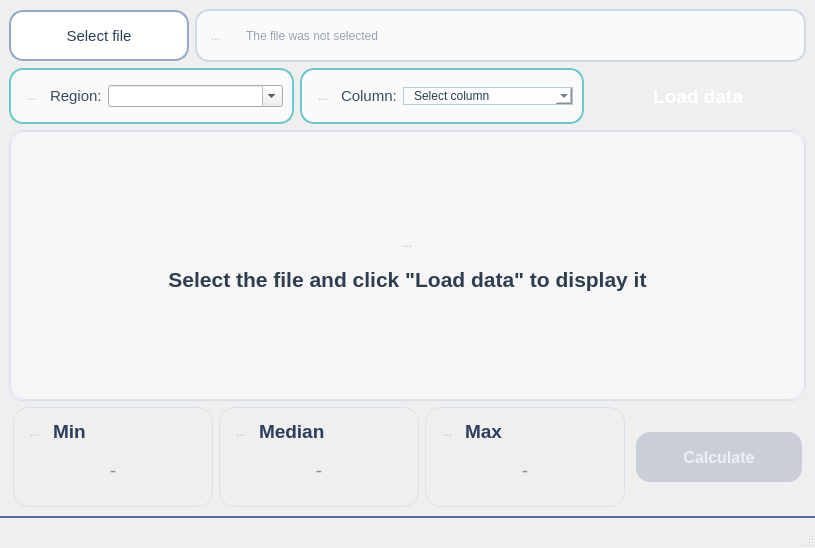
<?xml version="1.0" encoding="UTF-8"?>
<ui version="4.0">
 <class>MainWindow</class>
 <widget class="QMainWindow" name="MainWindow">
  <property name="geometry">
   <rect>
    <x>0</x>
    <y>0</y>
    <width>815</width>
    <height>548</height>
   </rect>
  </property>
  <property name="sizePolicy">
   <sizepolicy hsizetype="Preferred" vsizetype="Preferred">
    <horstretch>0</horstretch>
    <verstretch>0</verstretch>
   </sizepolicy>
  </property>
  <property name="minimumSize">
   <size>
    <width>815</width>
    <height>500</height>
   </size>
  </property>
  <property name="font">
   <font>
    <family>Segoe UI</family>
    <pointsize>9</pointsize>
   </font>
  </property>
  <property name="windowTitle">
   <string>MainWindow</string>
  </property>
  <property name="styleSheet">
   <string notr="true">QMainWindow, QWidget#centralwidget {
    background: qlineargradient(x1:0, y1:0, x2:1, y2:1,
                                stop:0 #f3f6fb, stop:0.55 #eef3fb, stop:1 #f4f0f6);
    color: #253246;
}

QMenuBar {
    background: transparent;
    border: none;
}

QPushButton#chooseFileButton {
    background: #ffffff;
    color: #2c3f59;
    border: 2px solid #93a8c6;
    border-radius: 14px;
    padding: 8px 16px;
}
QPushButton#chooseFileButton:hover { background: #f5f9ff; }
QPushButton#chooseFileButton:pressed { background: #eaf2ff; }

QWidget#fileWidget {
    background: rgba(255,255,255,0.7);
    border: 2px solid #cfd8e6;
    border-radius: 14px;
}

QLineEdit#filePathLineEdit {
    background: transparent;
    border: none;
    color: #33465f;
    padding: 0 10px;
    selection-background-color: #2f62c7;
    selection-color: #ffffff;
}
QLineEdit#filePathLineEdit:read-only {
    color: #3b4e66;
}

QFrame#regionFrame, QFrame#columnFrame {
    background: rgba(255,255,255,0.7);
    border: 2px solid #6ac8cc;
    border-radius: 14px;
}

QLabel#regionText, QLabel#columnLabel {
    color: #3a4b61;
}

QComboBox#regionComboBox,
QComboBox#columnComboBox {
    background: rgba(255,255,255,0.65);
    border: 1px solid #b8c8db;
    padding: 0 10px;
    color: #2a3d54;

}
QComboBox#regionComboBox:focus,
QComboBox#columnComboBox:focus {
    border: 2px solid #5cc7cb;
    background: #ffffff;
}


QPushButton#loadDataButton,
QPushButton#calculateMetricsButton {
    color: #ffffff;
    border: none;
    border-radius: 14px;
    padding: 8px 16px;
}
QPushButton#loadDataButton {
    background: qlineargradient(x1:0, y1:0, x2:1, y2:0,
                                stop:0 #17c2c2, stop:1 #0fa8ba);
}
QPushButton#loadDataButton:hover { background: #10b5bf; }
QPushButton#loadDataButton:pressed { background: #0d99a8; }
QPushButton#loadDataButton:disabled {
    background: #cfd4dd;
    color: #f6f7f9;
}

QPushButton#calculateMetricsButton {
    background: qlineargradient(x1:0, y1:0, x2:1, y2:0,
                                stop:0 #2f67d2, stop:1 #1d4fc0);
}
QPushButton#calculateMetricsButton:hover { background: #275cc8; }
QPushButton#calculateMetricsButton:pressed { background: #214fb0; }
QPushButton#calculateMetricsButton:disabled {
    background: #c9ced9;
    color: #eef0f4;
}

QStackedWidget#contentStackedWidget {
    background: rgba(255,255,255,0.45);
    border: 1px solid #d8dfeb;
    border-radius: 14px;
}

QWidget#emptyPage {
    background: qlineargradient(x1:0, y1:0, x2:1, y2:1,
                                stop:0 #f4f8ff, stop:1 #f6f4fa);
    border: 1px solid #dbe3ef;
    border-radius: 16px;
}
QLabel#emptyPageText {
    color: #2f3d50;
    padding: 8px 24px;
}

QTableWidget#tableWidget {
    background: #f7f9fd;
    border: 1px solid #cfd8e6;
    border-radius: 10px;
    gridline-color: #d6dde8;
    alternate-background-color: #eef2f8;
    color: #273a54;
    selection-background-color: #dce9ff;
    selection-color: #273a54;
}

QHeaderView::section {
    background: #244ca6;
    color: #ffffff;
    border: none;
    border-right: 1px solid #6283cb;
    padding: 8px 6px;
}
QTableCornerButton::section {
    background: #244ca6;
    border: none;
}

QScrollBar:vertical, QScrollBar:horizontal {
    background: transparent;
    border: none;
    margin: 2px;
}
QScrollBar::handle:vertical, QScrollBar::handle:horizontal {
    background: #b8c6dd;
    border-radius: 6px;
    min-height: 24px;
    min-width: 24px;
}
QScrollBar::handle:vertical:hover, QScrollBar::handle:horizontal:hover {
    background: #9fb1cf;
}
QScrollBar::add-line, QScrollBar::sub-line,
QScrollBar::add-page, QScrollBar::sub-page {
    background: none;
    border: none;
}

QFrame#minFrame, QFrame#maxFrame, QFrame#medianFrame {
    background: qlineargradient(x1:0, y1:0, x2:1, y2:1,
                                stop:0 #f2f6fb, stop:1 #f7f4fb);
    border: 1px solid #d8e1ee;
    border-radius: 16px;
}

QLabel#minLabelText, QLabel#maxLabelText, QLabel#medianLabelText {
    color: #2b3f5d;
}

QLineEdit#minValueLineEdit,
QLineEdit#maxValueLineEdit,
QLineEdit#medianValueLineEdit {
    background: transparent;
    border: none;
    color: #172739;
    padding-bottom: 4px;
}
QLineEdit#minValueLineEdit:read-only,
QLineEdit#maxValueLineEdit:read-only,
QLineEdit#medianValueLineEdit:read-only {
    color: #1b2c42;
}

QStatusBar {
    background: qlineargradient(x1:0, y1:0, x2:1, y2:0,
                                stop:0 #1f2f46, stop:1 #223a5d);
    color: #ffffff;
    border-top: 2px solid #4d6ea6;
    min-height: 30px;
}
QStatusBar::item { border: none; }
QStatusBar QLabel {
    color: #ffffff;
    padding-left: 8px;
}
</string>
  </property>
  <property name="toolButtonStyle">
   <enum>Qt::ToolButtonStyle::ToolButtonFollowStyle</enum>
  </property>
  <widget class="QWidget" name="centralwidget">
   <property name="sizePolicy">
    <sizepolicy hsizetype="Preferred" vsizetype="Preferred">
     <horstretch>0</horstretch>
     <verstretch>0</verstretch>
    </sizepolicy>
   </property>
   <property name="minimumSize">
    <size>
     <width>0</width>
     <height>0</height>
    </size>
   </property>
   <layout class="QVBoxLayout" name="verticalLayout_6">
    <item>
     <layout class="QHBoxLayout" name="fileRowLayout">
      <item>
       <widget class="QPushButton" name="chooseFileButton">
        <property name="sizePolicy">
         <sizepolicy hsizetype="Fixed" vsizetype="Fixed">
          <horstretch>0</horstretch>
          <verstretch>0</verstretch>
         </sizepolicy>
        </property>
        <property name="minimumSize">
         <size>
          <width>180</width>
          <height>51</height>
         </size>
        </property>
        <property name="font">
         <font>
          <pointsize>11</pointsize>
          <fontweight>DemiBold</fontweight>
         </font>
        </property>
        <property name="text">
         <string>Select file</string>
        </property>
        <property name="icon">
         <iconset>
          <normalon>:/icons/icons/selectFile.svg</normalon>
         </iconset>
        </property>
        <property name="iconSize">
         <size>
          <width>23</width>
          <height>23</height>
         </size>
        </property>
       </widget>
      </item>
      <item>
       <widget class="QWidget" name="fileWidget" native="true">
        <layout class="QHBoxLayout" name="horizontalLayout">
         <item>
          <widget class="QToolButton" name="icon_2">
           <property name="enabled">
            <bool>false</bool>
           </property>
           <property name="text">
            <string>...</string>
           </property>
           <property name="icon">
            <iconset>
             <normalon>:/icons/icons/CSV.svg</normalon>
            </iconset>
           </property>
           <property name="iconSize">
            <size>
             <width>30</width>
             <height>30</height>
            </size>
           </property>
           <property name="autoRaise">
            <bool>true</bool>
           </property>
          </widget>
         </item>
         <item>
          <widget class="QLineEdit" name="filePathLineEdit">
           <property name="minimumSize">
            <size>
             <width>0</width>
             <height>35</height>
            </size>
           </property>
           <property name="font">
            <font>
             <pointsize>9</pointsize>
            </font>
           </property>
           <property name="alignment">
            <set>Qt::AlignmentFlag::AlignLeading|Qt::AlignmentFlag::AlignLeft|Qt::AlignmentFlag::AlignVCenter</set>
           </property>
           <property name="readOnly">
            <bool>true</bool>
           </property>
           <property name="placeholderText">
            <string>The file was not selected</string>
           </property>
          </widget>
         </item>
        </layout>
       </widget>
      </item>
     </layout>
    </item>
    <item>
     <layout class="QHBoxLayout" name="controlRowLayout">
      <item>
       <widget class="QFrame" name="regionFrame">
        <property name="sizePolicy">
         <sizepolicy hsizetype="Preferred" vsizetype="Preferred">
          <horstretch>0</horstretch>
          <verstretch>0</verstretch>
         </sizepolicy>
        </property>
        <property name="frameShape">
         <enum>QFrame::Shape::StyledPanel</enum>
        </property>
        <property name="frameShadow">
         <enum>QFrame::Shadow::Raised</enum>
        </property>
        <layout class="QHBoxLayout" name="horizontalLayout_2">
         <item>
          <widget class="QToolButton" name="icon">
           <property name="enabled">
            <bool>false</bool>
           </property>
           <property name="text">
            <string>...</string>
           </property>
           <property name="icon">
            <iconset>
             <normalon>:/icons/icons/region.svg</normalon>
            </iconset>
           </property>
           <property name="iconSize">
            <size>
             <width>22</width>
             <height>22</height>
            </size>
           </property>
           <property name="autoRaise">
            <bool>true</bool>
           </property>
          </widget>
         </item>
         <item>
          <widget class="QLabel" name="regionText">
           <property name="sizePolicy">
            <sizepolicy hsizetype="Fixed" vsizetype="Preferred">
             <horstretch>0</horstretch>
             <verstretch>0</verstretch>
            </sizepolicy>
           </property>
           <property name="font">
            <font>
             <pointsize>11</pointsize>
             <fontweight>DemiBold</fontweight>
            </font>
           </property>
           <property name="text">
            <string>Region:</string>
           </property>
          </widget>
         </item>
         <item>
          <widget class="QComboBox" name="regionComboBox">
           <property name="font">
            <font>
             <pointsize>9</pointsize>
            </font>
           </property>
           <property name="editable">
            <bool>true</bool>
           </property>
           <property name="maxVisibleItems">
            <number>12</number>
           </property>
           <property name="insertPolicy">
            <enum>QComboBox::InsertPolicy::NoInsert</enum>
           </property>
           <property name="placeholderText">
            <string>e.g. Republic of Adygea</string>
           </property>
           <property name="duplicatesEnabled">
            <bool>false</bool>
           </property>
          </widget>
         </item>
        </layout>
       </widget>
      </item>
      <item>
       <widget class="QFrame" name="columnFrame">
        <property name="frameShape">
         <enum>QFrame::Shape::StyledPanel</enum>
        </property>
        <property name="frameShadow">
         <enum>QFrame::Shadow::Raised</enum>
        </property>
        <layout class="QHBoxLayout" name="horizontalLayout_3">
         <item>
          <widget class="QToolButton" name="icon_3">
           <property name="enabled">
            <bool>false</bool>
           </property>
           <property name="text">
            <string>...</string>
           </property>
           <property name="icon">
            <iconset resource="resources.qrc">
             <normaloff>:/icons/icons/table.svg</normaloff>
             <normalon>:/icons/icons/table.svg</normalon>:/icons/icons/table.svg</iconset>
           </property>
           <property name="iconSize">
            <size>
             <width>35</width>
             <height>35</height>
            </size>
           </property>
           <property name="autoRaise">
            <bool>true</bool>
           </property>
          </widget>
         </item>
         <item>
          <widget class="QLabel" name="columnLabel">
           <property name="sizePolicy">
            <sizepolicy hsizetype="Fixed" vsizetype="Preferred">
             <horstretch>0</horstretch>
             <verstretch>0</verstretch>
            </sizepolicy>
           </property>
           <property name="font">
            <font>
             <pointsize>11</pointsize>
             <fontweight>DemiBold</fontweight>
            </font>
           </property>
           <property name="text">
            <string>Column:</string>
           </property>
          </widget>
         </item>
         <item>
          <widget class="QComboBox" name="columnComboBox">
           <property name="font">
            <font>
             <pointsize>9</pointsize>
            </font>
           </property>
           <property name="editable">
            <bool>false</bool>
           </property>
           <property name="maxVisibleItems">
            <number>12</number>
           </property>
           <property name="insertPolicy">
            <enum>QComboBox::InsertPolicy::NoInsert</enum>
           </property>
           <property name="placeholderText">
            <string>Select column</string>
           </property>
           <property name="duplicatesEnabled">
            <bool>false</bool>
           </property>
          </widget>
         </item>
        </layout>
       </widget>
      </item>
      <item>
       <widget class="QPushButton" name="loadDataButton">
        <property name="sizePolicy">
         <sizepolicy hsizetype="Fixed" vsizetype="Fixed">
          <horstretch>0</horstretch>
          <verstretch>0</verstretch>
         </sizepolicy>
        </property>
        <property name="minimumSize">
         <size>
          <width>216</width>
          <height>56</height>
         </size>
        </property>
        <property name="font">
         <font>
          <pointsize>14</pointsize>
          <bold>true</bold>
         </font>
        </property>
        <property name="text">
         <string>Load data</string>
        </property>
        <property name="iconSize">
         <size>
          <width>25</width>
          <height>25</height>
         </size>
        </property>
        <property name="shortcut">
         <string/>
        </property>
       </widget>
      </item>
     </layout>
    </item>
    <item>
     <widget class="QStackedWidget" name="contentStackedWidget">
      <property name="sizePolicy">
       <sizepolicy hsizetype="Expanding" vsizetype="Expanding">
        <horstretch>0</horstretch>
        <verstretch>0</verstretch>
       </sizepolicy>
      </property>
      <property name="acceptDrops">
       <bool>true</bool>
      </property>
      <property name="currentIndex">
       <number>0</number>
      </property>
      <widget class="QWidget" name="emptyPage">
       <property name="acceptDrops">
        <bool>true</bool>
       </property>
       <layout class="QVBoxLayout" name="verticalLayout">
        <item>
         <spacer name="verticalSpacer">
          <property name="orientation">
           <enum>Qt::Orientation::Vertical</enum>
          </property>
          <property name="sizeHint" stdset="0">
           <size>
            <width>20</width>
            <height>40</height>
           </size>
          </property>
         </spacer>
        </item>
        <item alignment="Qt::AlignmentFlag::AlignHCenter">
         <widget class="QToolButton" name="icon_4">
          <property name="enabled">
           <bool>false</bool>
          </property>
          <property name="sizePolicy">
           <sizepolicy hsizetype="Preferred" vsizetype="Preferred">
            <horstretch>0</horstretch>
            <verstretch>0</verstretch>
           </sizepolicy>
          </property>
          <property name="font">
           <font>
            <pointsize>9</pointsize>
           </font>
          </property>
          <property name="acceptDrops">
           <bool>true</bool>
          </property>
          <property name="text">
           <string>...</string>
          </property>
          <property name="icon">
           <iconset resource="resources.qrc">
            <normaloff>:/icons/icons/downloadFile.svg</normaloff>
            <normalon>:/icons/icons/downloadFile.svg</normalon>:/icons/icons/downloadFile.svg</iconset>
          </property>
          <property name="iconSize">
           <size>
            <width>75</width>
            <height>75</height>
           </size>
          </property>
          <property name="autoRaise">
           <bool>true</bool>
          </property>
         </widget>
        </item>
        <item>
         <widget class="QLabel" name="emptyPageText">
          <property name="font">
           <font>
            <pointsize>16</pointsize>
            <bold>true</bold>
           </font>
          </property>
          <property name="acceptDrops">
           <bool>true</bool>
          </property>
          <property name="text">
           <string>Select the file and click &quot;Load data&quot; to display it</string>
          </property>
          <property name="alignment">
           <set>Qt::AlignmentFlag::AlignCenter</set>
          </property>
          <property name="wordWrap">
           <bool>true</bool>
          </property>
         </widget>
        </item>
        <item>
         <spacer name="verticalSpacer_2">
          <property name="orientation">
           <enum>Qt::Orientation::Vertical</enum>
          </property>
          <property name="sizeHint" stdset="0">
           <size>
            <width>20</width>
            <height>40</height>
           </size>
          </property>
         </spacer>
        </item>
       </layout>
      </widget>
      <widget class="QWidget" name="tablePage">
       <property name="acceptDrops">
        <bool>true</bool>
       </property>
       <layout class="QVBoxLayout" name="verticalLayout_2">
        <item>
         <widget class="QTableWidget" name="tableWidget">
          <property name="font">
           <font>
            <pointsize>10</pointsize>
           </font>
          </property>
          <property name="focusPolicy">
           <enum>Qt::FocusPolicy::NoFocus</enum>
          </property>
          <property name="acceptDrops">
           <bool>true</bool>
          </property>
          <property name="editTriggers">
           <set>QAbstractItemView::EditTrigger::NoEditTriggers</set>
          </property>
          <property name="alternatingRowColors">
           <bool>true</bool>
          </property>
          <property name="selectionMode">
           <enum>QAbstractItemView::SelectionMode::NoSelection</enum>
          </property>
          <property name="selectionBehavior">
           <enum>QAbstractItemView::SelectionBehavior::SelectItems</enum>
          </property>
          <property name="showGrid">
           <bool>true</bool>
          </property>
          <property name="wordWrap">
           <bool>false</bool>
          </property>
          <property name="cornerButtonEnabled">
           <bool>false</bool>
          </property>
          <property name="columnCount">
           <number>7</number>
          </property>
          <attribute name="horizontalHeaderCascadingSectionResizes">
           <bool>false</bool>
          </attribute>
          <attribute name="horizontalHeaderStretchLastSection">
           <bool>true</bool>
          </attribute>
          <attribute name="verticalHeaderVisible">
           <bool>false</bool>
          </attribute>
          <column/>
          <column/>
          <column/>
          <column/>
          <column/>
          <column/>
          <column/>
         </widget>
        </item>
       </layout>
      </widget>
     </widget>
    </item>
    <item>
     <layout class="QHBoxLayout" name="bottomRowLayout">
      <item>
       <spacer name="horizontalSpacer_3">
        <property name="orientation">
         <enum>Qt::Orientation::Horizontal</enum>
        </property>
        <property name="sizeHint" stdset="0">
         <size>
          <width>40</width>
          <height>20</height>
         </size>
        </property>
       </spacer>
      </item>
      <item>
       <widget class="QFrame" name="minFrame">
        <property name="sizePolicy">
         <sizepolicy hsizetype="Fixed" vsizetype="Fixed">
          <horstretch>0</horstretch>
          <verstretch>0</verstretch>
         </sizepolicy>
        </property>
        <property name="minimumSize">
         <size>
          <width>200</width>
          <height>100</height>
         </size>
        </property>
        <property name="frameShape">
         <enum>QFrame::Shape::StyledPanel</enum>
        </property>
        <property name="frameShadow">
         <enum>QFrame::Shadow::Raised</enum>
        </property>
        <layout class="QVBoxLayout" name="verticalLayout_3">
         <item>
          <layout class="QHBoxLayout" name="horizontalLayout_4">
           <item>
            <widget class="QToolButton" name="icon_5">
             <property name="enabled">
              <bool>false</bool>
             </property>
             <property name="text">
              <string>...</string>
             </property>
             <property name="icon">
              <iconset>
               <normalon>:/icons/icons/min.svg</normalon>
              </iconset>
             </property>
             <property name="iconSize">
              <size>
               <width>25</width>
               <height>25</height>
              </size>
             </property>
             <property name="autoRaise">
              <bool>true</bool>
             </property>
            </widget>
           </item>
           <item>
            <widget class="QLabel" name="minLabelText">
             <property name="sizePolicy">
              <sizepolicy hsizetype="Expanding" vsizetype="Fixed">
               <horstretch>0</horstretch>
               <verstretch>0</verstretch>
              </sizepolicy>
             </property>
             <property name="font">
              <font>
               <pointsize>14</pointsize>
               <bold>true</bold>
              </font>
             </property>
             <property name="text">
              <string>Min</string>
             </property>
             <property name="alignment">
              <set>Qt::AlignmentFlag::AlignLeading|Qt::AlignmentFlag::AlignLeft|Qt::AlignmentFlag::AlignVCenter</set>
             </property>
            </widget>
           </item>
          </layout>
         </item>
         <item>
          <widget class="QLineEdit" name="minValueLineEdit">
           <property name="minimumSize">
            <size>
             <width>0</width>
             <height>40</height>
            </size>
           </property>
           <property name="font">
            <font>
             <pointsize>14</pointsize>
             <fontweight>ExtraBold</fontweight>
            </font>
           </property>
           <property name="alignment">
            <set>Qt::AlignmentFlag::AlignCenter</set>
           </property>
           <property name="readOnly">
            <bool>true</bool>
           </property>
           <property name="placeholderText">
            <string>-</string>
           </property>
          </widget>
         </item>
        </layout>
       </widget>
      </item>
      <item>
       <widget class="QFrame" name="medianFrame">
        <property name="sizePolicy">
         <sizepolicy hsizetype="Fixed" vsizetype="Fixed">
          <horstretch>0</horstretch>
          <verstretch>0</verstretch>
         </sizepolicy>
        </property>
        <property name="minimumSize">
         <size>
          <width>200</width>
          <height>100</height>
         </size>
        </property>
        <property name="frameShape">
         <enum>QFrame::Shape::StyledPanel</enum>
        </property>
        <property name="frameShadow">
         <enum>QFrame::Shadow::Raised</enum>
        </property>
        <layout class="QVBoxLayout" name="verticalLayout_5">
         <item>
          <layout class="QHBoxLayout" name="horizontalLayout_6">
           <item>
            <widget class="QToolButton" name="icon_6">
             <property name="enabled">
              <bool>false</bool>
             </property>
             <property name="text">
              <string>...</string>
             </property>
             <property name="icon">
              <iconset>
               <normalon>:/icons/icons/median.svg</normalon>
              </iconset>
             </property>
             <property name="iconSize">
              <size>
               <width>22</width>
               <height>22</height>
              </size>
             </property>
             <property name="autoRaise">
              <bool>true</bool>
             </property>
            </widget>
           </item>
           <item>
            <widget class="QLabel" name="medianLabelText">
             <property name="sizePolicy">
              <sizepolicy hsizetype="Expanding" vsizetype="Fixed">
               <horstretch>0</horstretch>
               <verstretch>0</verstretch>
              </sizepolicy>
             </property>
             <property name="font">
              <font>
               <pointsize>14</pointsize>
               <bold>true</bold>
              </font>
             </property>
             <property name="text">
              <string>Median</string>
             </property>
             <property name="alignment">
              <set>Qt::AlignmentFlag::AlignLeading|Qt::AlignmentFlag::AlignLeft|Qt::AlignmentFlag::AlignVCenter</set>
             </property>
            </widget>
           </item>
          </layout>
         </item>
         <item>
          <widget class="QLineEdit" name="medianValueLineEdit">
           <property name="minimumSize">
            <size>
             <width>0</width>
             <height>40</height>
            </size>
           </property>
           <property name="font">
            <font>
             <pointsize>14</pointsize>
             <fontweight>ExtraBold</fontweight>
            </font>
           </property>
           <property name="alignment">
            <set>Qt::AlignmentFlag::AlignCenter</set>
           </property>
           <property name="readOnly">
            <bool>true</bool>
           </property>
           <property name="placeholderText">
            <string>-</string>
           </property>
          </widget>
         </item>
        </layout>
       </widget>
      </item>
      <item>
       <widget class="QFrame" name="maxFrame">
        <property name="sizePolicy">
         <sizepolicy hsizetype="Fixed" vsizetype="Fixed">
          <horstretch>0</horstretch>
          <verstretch>0</verstretch>
         </sizepolicy>
        </property>
        <property name="minimumSize">
         <size>
          <width>200</width>
          <height>100</height>
         </size>
        </property>
        <property name="frameShape">
         <enum>QFrame::Shape::StyledPanel</enum>
        </property>
        <property name="frameShadow">
         <enum>QFrame::Shadow::Raised</enum>
        </property>
        <layout class="QVBoxLayout" name="verticalLayout_4">
         <item>
          <layout class="QHBoxLayout" name="horizontalLayout_5">
           <item>
            <widget class="QToolButton" name="icon_8">
             <property name="enabled">
              <bool>false</bool>
             </property>
             <property name="text">
              <string>...</string>
             </property>
             <property name="icon">
              <iconset>
               <normalon>:/icons/icons/max.svg</normalon>
              </iconset>
             </property>
             <property name="iconSize">
              <size>
               <width>25</width>
               <height>25</height>
              </size>
             </property>
             <property name="autoRaise">
              <bool>true</bool>
             </property>
            </widget>
           </item>
           <item>
            <widget class="QLabel" name="maxLabelText">
             <property name="sizePolicy">
              <sizepolicy hsizetype="Expanding" vsizetype="Fixed">
               <horstretch>0</horstretch>
               <verstretch>0</verstretch>
              </sizepolicy>
             </property>
             <property name="font">
              <font>
               <pointsize>14</pointsize>
               <bold>true</bold>
              </font>
             </property>
             <property name="text">
              <string>Max</string>
             </property>
             <property name="alignment">
              <set>Qt::AlignmentFlag::AlignLeading|Qt::AlignmentFlag::AlignLeft|Qt::AlignmentFlag::AlignVCenter</set>
             </property>
            </widget>
           </item>
          </layout>
         </item>
         <item>
          <widget class="QLineEdit" name="maxValueLineEdit">
           <property name="minimumSize">
            <size>
             <width>0</width>
             <height>40</height>
            </size>
           </property>
           <property name="font">
            <font>
             <pointsize>14</pointsize>
             <fontweight>ExtraBold</fontweight>
            </font>
           </property>
           <property name="alignment">
            <set>Qt::AlignmentFlag::AlignCenter</set>
           </property>
           <property name="readOnly">
            <bool>true</bool>
           </property>
           <property name="placeholderText">
            <string>-</string>
           </property>
          </widget>
         </item>
        </layout>
       </widget>
      </item>
      <item>
       <spacer name="horizontalSpacer">
        <property name="orientation">
         <enum>Qt::Orientation::Horizontal</enum>
        </property>
        <property name="sizeHint" stdset="0">
         <size>
          <width>40</width>
          <height>20</height>
         </size>
        </property>
       </spacer>
      </item>
      <item>
       <widget class="QPushButton" name="calculateMetricsButton">
        <property name="enabled">
         <bool>false</bool>
        </property>
        <property name="sizePolicy">
         <sizepolicy hsizetype="Fixed" vsizetype="Fixed">
          <horstretch>0</horstretch>
          <verstretch>0</verstretch>
         </sizepolicy>
        </property>
        <property name="minimumSize">
         <size>
          <width>166</width>
          <height>50</height>
         </size>
        </property>
        <property name="font">
         <font>
          <pointsize>12</pointsize>
          <bold>true</bold>
         </font>
        </property>
        <property name="text">
         <string>Calculate</string>
        </property>
       </widget>
      </item>
      <item>
       <spacer name="horizontalSpacer_2">
        <property name="orientation">
         <enum>Qt::Orientation::Horizontal</enum>
        </property>
        <property name="sizeHint" stdset="0">
         <size>
          <width>40</width>
          <height>20</height>
         </size>
        </property>
       </spacer>
      </item>
     </layout>
    </item>
   </layout>
  </widget>
  <widget class="QMenuBar" name="menubar">
   <property name="geometry">
    <rect>
     <x>0</x>
     <y>0</y>
     <width>815</width>
     <height>24</height>
    </rect>
   </property>
  </widget>
  <widget class="QStatusBar" name="statusbar"/>
 </widget>
 <resources>
  <include location="resources.qrc"/>
 </resources>
 <connections/>
</ui>
